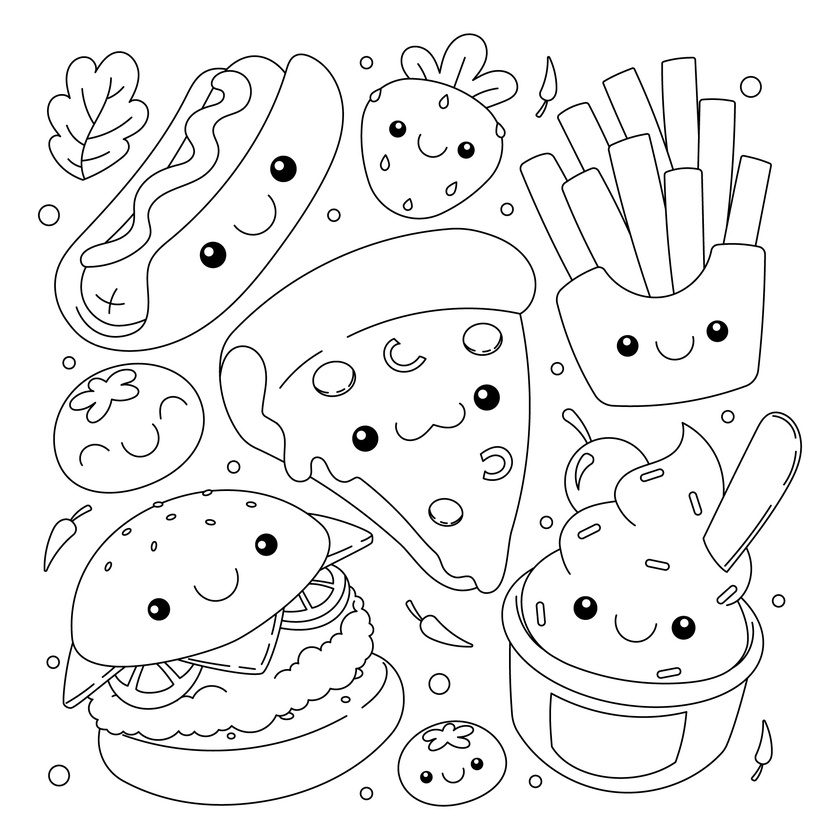
#> input picture img/coloring_book.jpg, 840 x 840 px, shrunk from 2000 x 2000 before the run
$ python -i process_video.py   (imports and definitions only)
#> lines starting #> are read from the running program, lines starting #| are printed output that depends on the picture; after the words box and inside, x2 and y2 are one past the last pixel; in counts of white or black regions, pixels touching at a corner belong together
#> further down, picture is the input picture: shape (840, 840, 3); min 0, max 255, mean 241.4
import numpy as np
import cv2


def color_image(image):

    try:
        # apply canny edge detection
        edges = cv2.Canny(image, 50, 150, apertureSize=3)
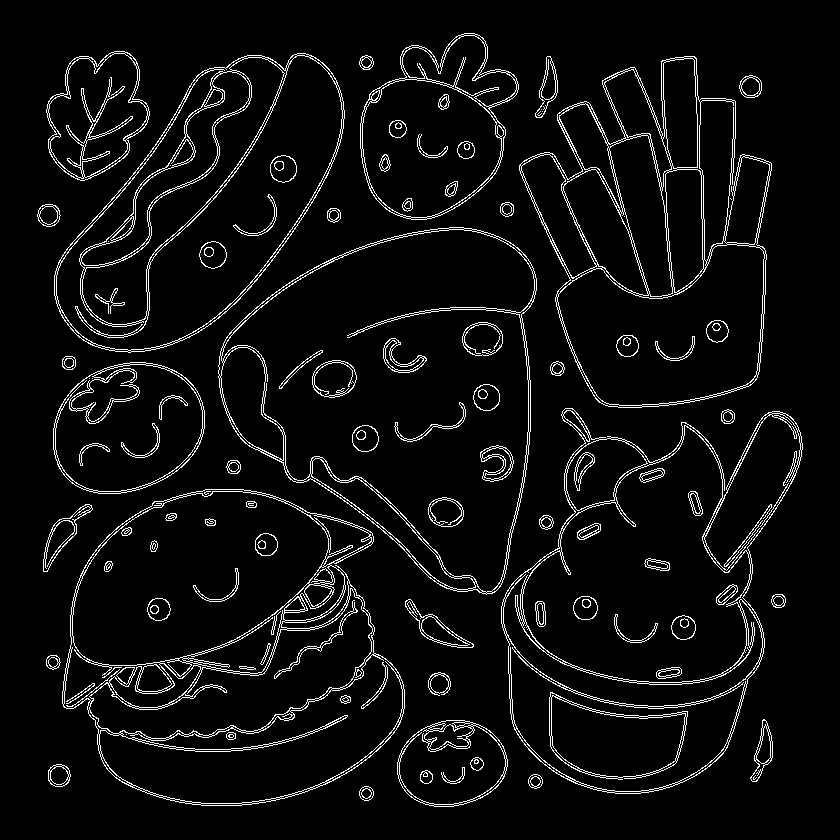
#> edges: shape (840, 840); 5.5% white in thin lines or dots, all inside (x1, y1, x2, y2) = (37, 33, 803, 807)

        # # Detect lines using Hough Line Transform
        lines = cv2.HoughLines(edges, 1, np.pi/180, 200)
#> lines = None

        # Create a copy of the original image to draw lines on
        image_with_lines = cv2.cvtColor(image, cv2.COLOR_BGR2GRAY)

        # Check if any lines are detected
        if lines is not None:
            for line in lines:
                rho, theta = line[0]
                a = np.cos(theta)
                b = np.sin(theta)
                x0 = a * rho
                y0 = b * rho
                x1 = int(x0 + 1000 * (-b))
                y1 = int(y0 + 1000 * (a))
                x2 = int(x0 - 1000 * (-b))
                y2 = int(y0 - 1000 * (a))

                cv2.line(image_with_lines, (x1, y1), (x2, y2), (0, 0, 255), 2)

        # Find contours
        contours, _ = cv2.findContours(
            edges, cv2.RETR_TREE, cv2.CHAIN_APPROX_SIMPLE)
#> contours = 1921 contours, 1257 with area under 20; largest, box (x1, y1, x2, y2) and area: (62, 489, 405, 806) 82606, (218, 227, 537, 595) 80051, (501, 408, 803, 794) 76811, (221, 229, 535, 593) 68932, (519, 56, 772, 408) 60972

        # Fill each contour with a random color
        for contour in contours:
            color = np.random.randint(0, 255, size=(3,)).tolist()
            cv2.drawContours(image, [contour], -1, color, -1)
#> this loop made 1921 passes
#> color on passes 1 to 3: [172, 47, 117], [192, 67, 251], [195, 103, 9]
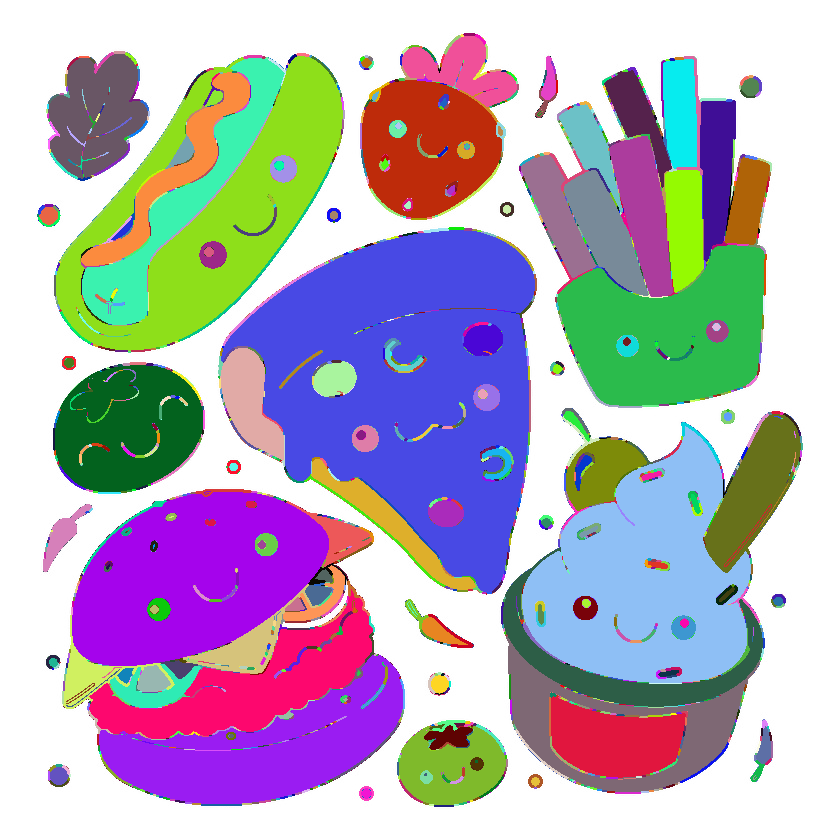
#> image: shape (840, 840, 3); mean B, G, R 188.3, 171.3, 179
        return image
    except Exception as e:
        print(f"Error: {e}")
        return image

>>> import cv2
>>> picture = cv2.imread('../img/coloring_book.jpg')
>>> result = color_image(picture)
